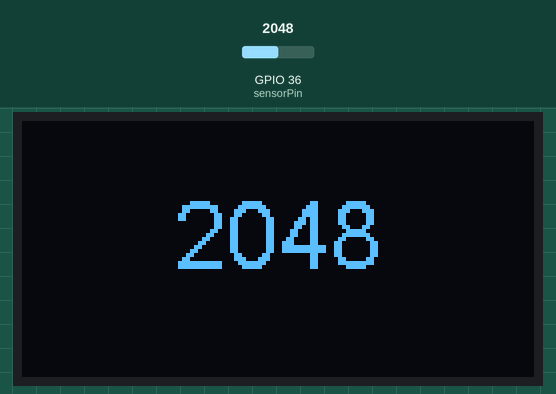
Simulated run of this sketch. Board: ESP32. On the bench: 128×64 one-colour display. Inputs (shaded band) come from the test bench; at power-on: GPIO 36 (sensorPin) = 2048. What the sketch prints to the serial monitor is not drawn.

Above: at 1.8 s.
1.9 s: GPIO 36 (sensorPin) set to 2866
At 3.4 s:
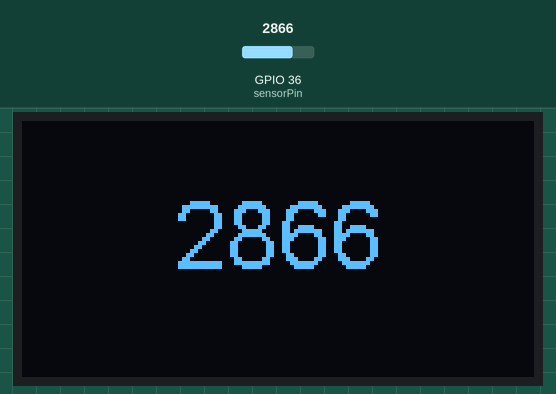
4.5 s: GPIO 36 (sensorPin) set to 3603
At 7.1 s:
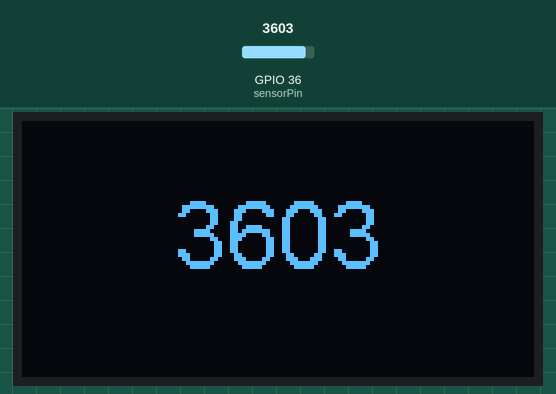
7.6 s: GPIO 36 (sensorPin) set to 4095
At 9.7 s:
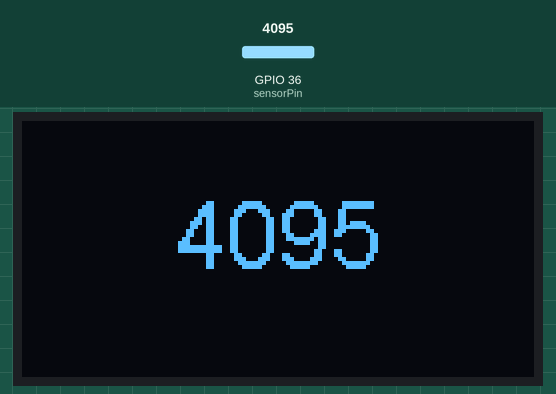
Timing chart, 0 to 11.2 s (numbered marks = the images above; inputs shaded):
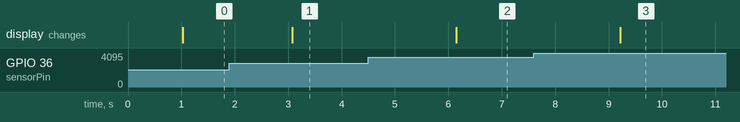

The sketch:

Esp32oled_ldr.ino
```cpp
// (licence header left out)
#include "SSD1306.h" // alias for `#include "SSD1306Wire.h"'

int sensorPin = 36;   // select the input pin for ldr
int sensorValue = 0;  // variable to store the value coming from the sensor

// Initialize the OLED display using Wire library
SSD1306  display(0x3c, 5, 4);

void setup() {
  pinMode(sensorPin, INPUT);
  display.init();
  display.flipScreenVertically();
  display.setFont(ArialMT_Plain_24);
}

void loop() {
  sensorValue = analogRead(sensorPin);
  delay(1000);
  display.clear();
  Serial.print(sensorValue);

  display.setColor(WHITE);
  display.setTextAlignment(TEXT_ALIGN_CENTER);
  display.drawString(64, 15, String(sensorValue));
  display.setFont(ArialMT_Plain_24);

  display.display();

  delay(10);
}
```

Measured:
- after the input at 1.9 s, the display: changes after 1.2 s (image 1)
- after the input at 4.5 s, the display: changes after 1.6 s (image 2)
- after the input at 7.6 s, the display: changes after 1.6 s (image 3)
